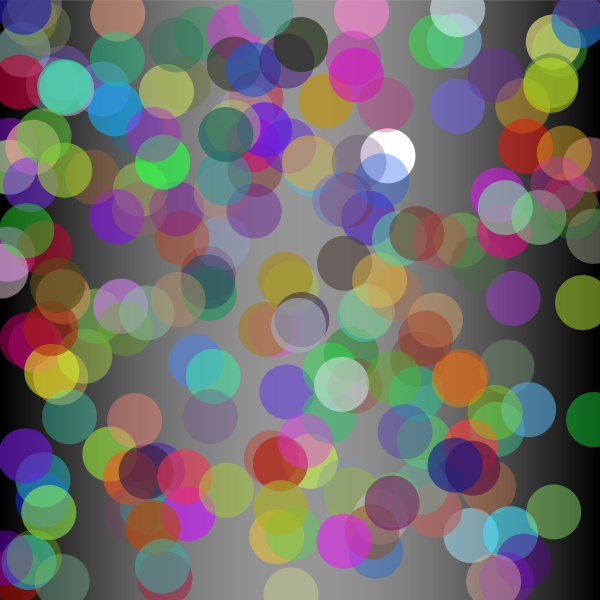
Frame 1 (no input)
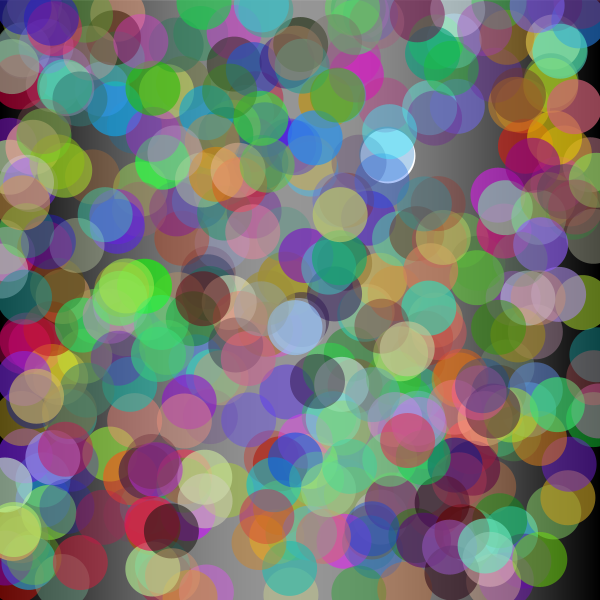
Frame 2 (the mouse pressed at the canvas centre, redrawn once)

The Processing sketch that drew these frames (run headless with seeded random() and noise(); the mouse was pressed at the canvas centre and the sketch redrawn once):

// Processing sketch: processing_72446
// ── processing_72446.pde

void setup(){
  size(600,600);
  noLoop();
  smooth();
float[] sinwave = new float[width];
for (int i = 0; i < width; i++) {
  float amount = map(i, 0, width, 0, PI);
  sinwave[i] = abs(sin(amount));
}
for (int i = 0; i < width; i++) {
  stroke(sinwave[i]*150);
  line(i, 0, i, width);
  }
}
void drawCircle(){
  noStroke();
   ellipse(random(height), random(width), 55, 55);
    fill(random(255),random(255),random(255),75+random(100));
}
void draw(){
    for(int i=0;i<200;i++){
    drawCircle();
  }
}
